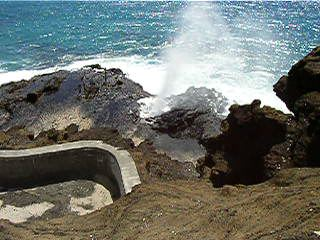
#> input picture openCV_code/TestImages/Blowhole013.jpg, 320 x 240 px, found by its file name
$ python blendingNegatives.py
#> lines starting #> are read from the running program, lines starting #| are printed output that depends on the picture


import cv2

img1 = cv2.imread("TestImages/beachBahamas.jpg")
img2 = cv2.imread("TestImages/Landscape1MuchSmaller.jpg")

img3 = cv2.imread("TestImages/Blowhole013.jpg")
#> img3 is the input picture: shape (240, 320, 3); mean B, G, R 107.7, 113.1, 108.1
img4 = cv2.imread("TestImages/Blowhole021.jpg")
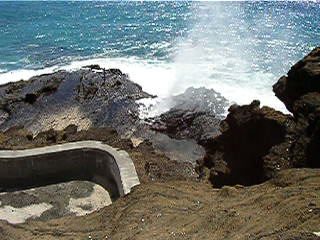
#> input picture openCV_code/TestImages/Blowhole021.jpg, 320 x 240 px, found by its file name
#> img4 is the input picture: shape (240, 320, 3); mean B, G, R 109, 112.6, 107.7

cv2.imshow("B1", img3)
cv2.imshow("B2", img4)
diff = cv2.absdiff(img3, img4)
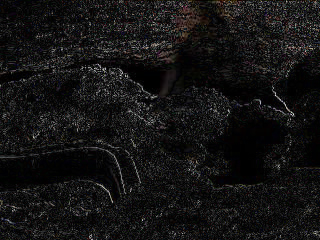
#> diff: shape (240, 320, 3); mean B, G, R 19.1, 19.1, 19.8
cv2.imshow("Diff", diff)

cv2.waitKey()

#> (the run stopped early here; a loop or call above may not have finished)
